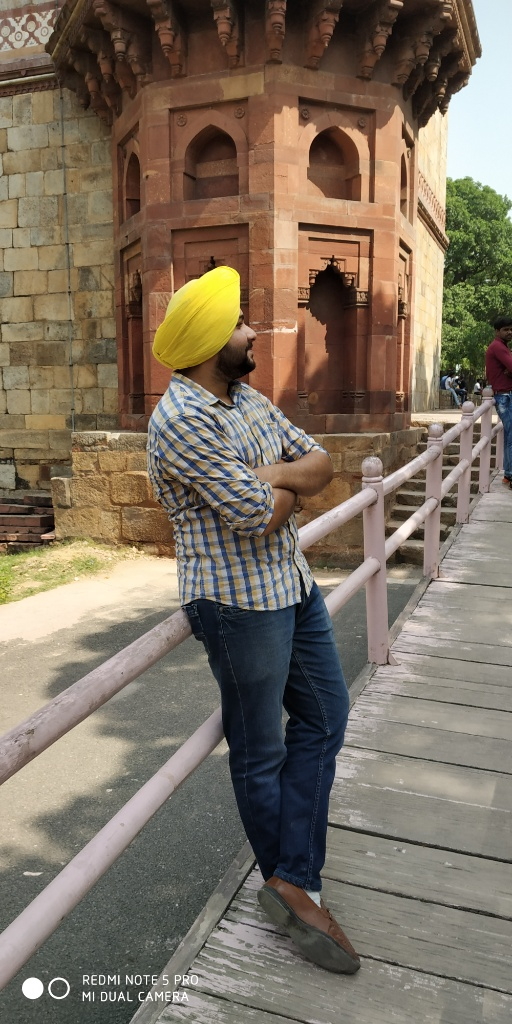
#> input picture image_resizer_project/images/1.jpg, 512 x 1024 px; its folder holds 2 pictures in this run
$ python resize_images.py
#> lines starting #> are read from the running program, lines starting #| are printed output that depends on the picture
import os
from PIL import Image

input_folder = "images"
output_folder = "resized_images"

if not os.path.exists(output_folder):
    os.makedirs(output_folder)

width = int(input("Enter new width: "))
#> the answer given: 100
height = int(input("Enter new height: "))
#> the answer given: 100
new_size = (width, height)

for filename in os.listdir(input_folder):
    if filename.endswith((".jpg", ".jpeg", ".png")):
        img_path = os.path.join(input_folder, filename)
        img = Image.open(img_path)
#> img is the input picture: PIL image 512x1024 RGB; mean R, G, B 124.9, 112.4, 96.7

        img_resized = img.resize(new_size)
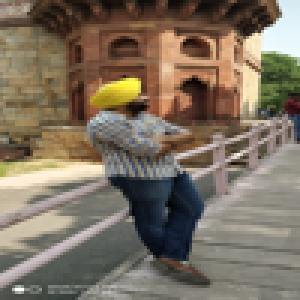
#> img_resized: PIL image 100x100 RGB (shown 3 times larger); mean R, G, B 124.8, 112.4, 96.7

        output_path = os.path.join(output_folder, os.path.splitext(filename)[0] + ".jpg")
        img_resized.save(output_path, "JPEG")

        print(f"Resized and saved: {output_path}")
#> pass 2 of the loop `for filename in os.listdir(input_folder):`:
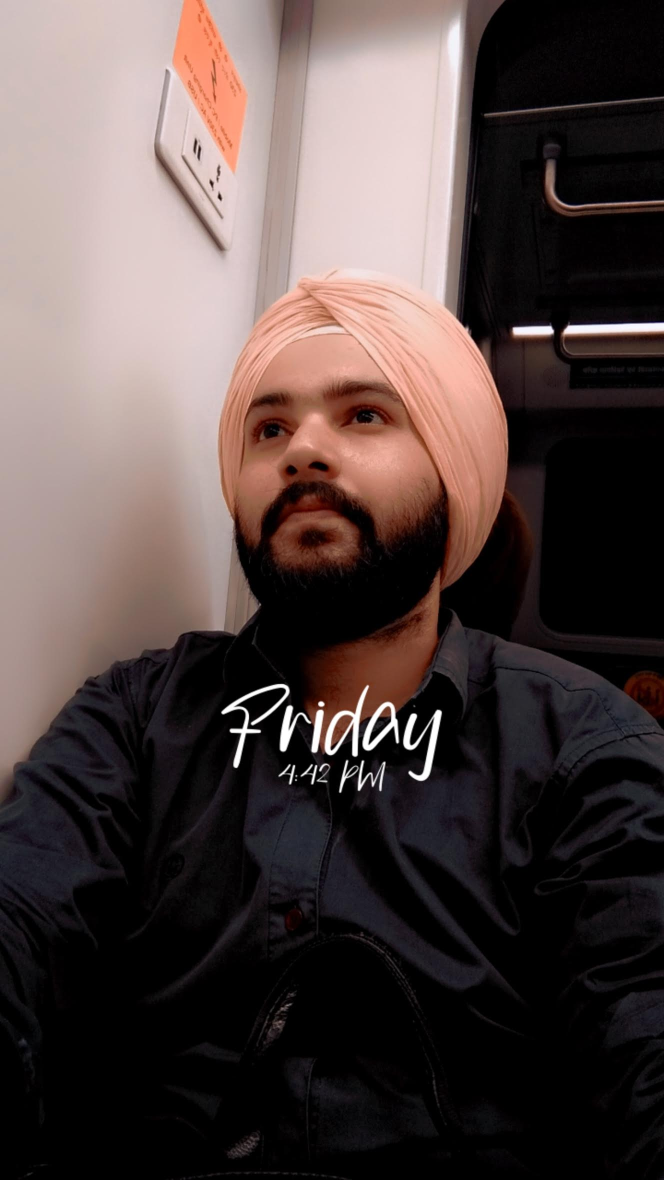
#> input picture image_resizer_project/images/Snapchat-1838068921.jpg, 1328 x 2360 px (shown at 1/2 size)
#> img is the input picture: PIL image 1328x2360 RGB; mean R, G, B 82.3, 68.8, 66.7
#> `img_resized = img.resize(new_size)`:
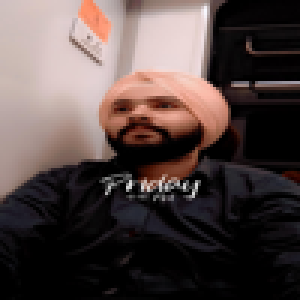
#> img_resized: PIL image 100x100 RGB (shown 3 times larger); mean R, G, B 82.4, 68.9, 66.7
